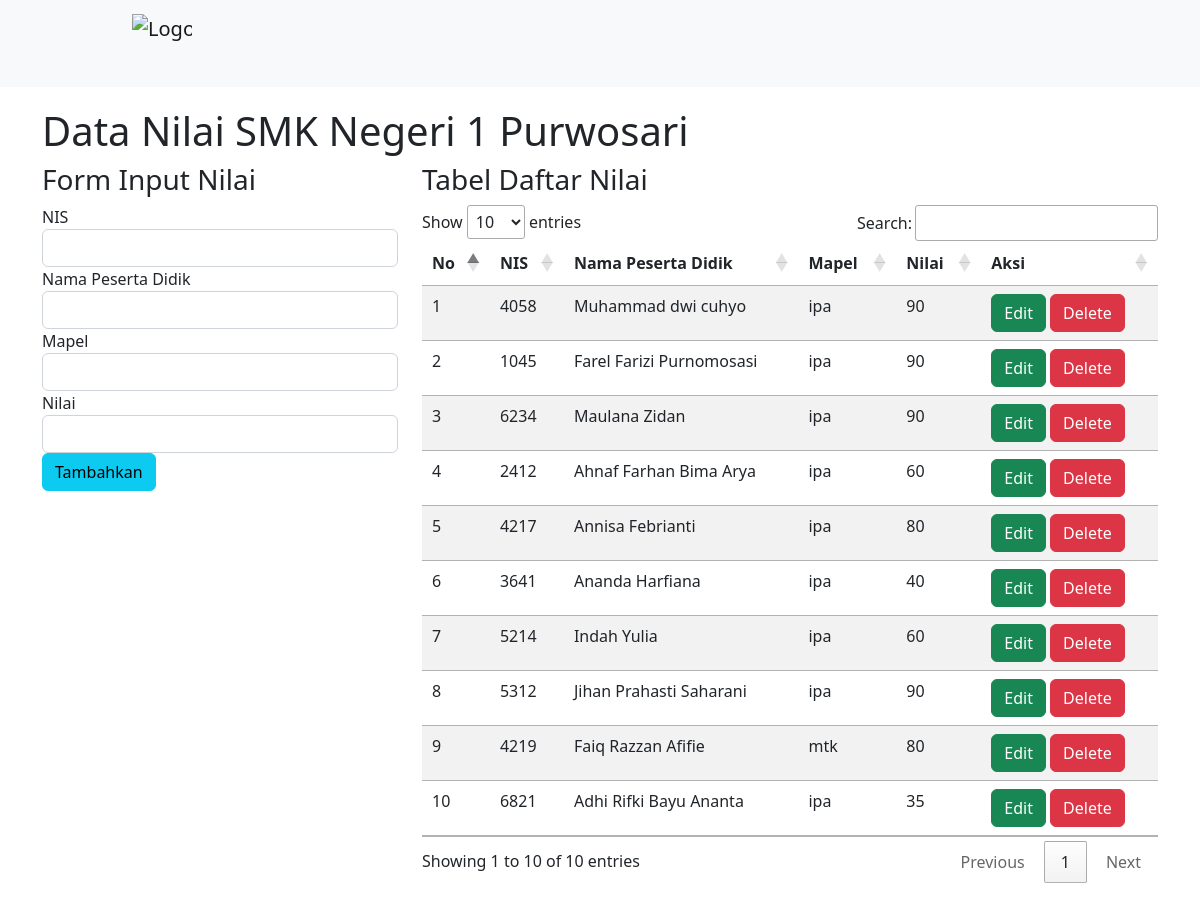
The app's page /home.php with its own data.
### tables this page shows
CREATE TABLE `nilai_mapel` (
  `id_nilai` int(11) NOT NULL,
  `NIS` varchar(100) NOT NULL,
  `nama` varchar(100) NOT NULL,
  `mapel` varchar(50) NOT NULL,
  `nilai` varchar(100) NOT NULL
);

### formatharga/lib.php (called while the page is built)
<?php
function nilai($nilai){
	$nilai = "" . number_format($nilai);
	return $nilai;
}
?>

### home.php (the view, shortened to what this page needs)
<!DOCTYPE html>
<html lang="en">
<head>
	<link href="https://cdn.jsdelivr.net/npm/bootstrap@5.2.1/dist/css/bootstrap.min.css" rel="stylesheet">
	<link rel="stylesheet" type="text/css" href="//cdn.datatables.net/1.10.11/css/jquery.dataTables.min.css">
</head>
<body>
   <?php
	include ('./formatharga/lib.php');
	?>
	<?php
	include('dbconnect.php');
	$query = "SELECT * FROM nilai_mapel";
	$result = mysqli_query($conn , $query);
	?>
<nav class="navbar bg-light">
  <div class="container-fluid" style="margin-left: 7.5rem">
    <a class="navbar-brand">
      <img src="SMK.jpg" alt="Logo" width="60" height="60" class="d-inline-block align-text-top">
    </a>
  </div>
</nav>
	<div class="container" style="margin-top: 20px; padding-bottom: 20px;">
		<h1>Data Nilai SMK Negeri 1 Purwosari</h1>
		<div class="row">
			<div class="col-sm-4">
				<h3>Form Input Nilai</h3>
				<form role="form" action="insert.php" method="post">
					<div class="form-group">
						<label>NIS</label>
						<input type="text" name="NIS" class="form-control">
					</div>
					<div class="form-group">
						<label>Nama Peserta Didik</label>
						<input type="text" name="nama" class="form-control">
					</div>
					<div class="form-group">
						<label>Mapel</label>
						<input type="text" name="mapel" class="form-control">
					</div>
					<div class="form-group">
						<label>Nilai</label>
						<input type="text" name="nilai" class="form-control">
					</div>
					<button type="submit" class="btn btn-info btn-block">Tambahkan</button>
				</form>
			</div>
			<div class="col-sm-8">
				<h3>Tabel Daftar Nilai</h3>
				<table class="table table-striped table-hover dtabel">
					<thead>
						<tr>
							<th>No</th>
							<th>NIS</th>
							<th>Nama Peserta Didik</th>
							<th>Mapel</th>
							<th>Nilai</th>
							<th>Aksi</th>
						</tr>
					</thead>
					<tbody>
						<?php
							$no = 1;
							while ($row = mysqli_fetch_assoc($result)) {
						?>
						<tr>
							<td><?php echo $no++; ?></td>
							<td><?php echo $row['NIS']; ?></td>
							<td><?php echo $row['nama']; ?></td>
							<td><?php echo $row['mapel']; ?></td>
							<td><?php echo nilai ($row['nilai']); ?></td>
							<td>
								<a href="editform.php?id=<?php echo $row['id_nilai'];?>" class="btn btn-success" role="button">Edit</a>
								<a href="delete.php?id=<?php echo $row['id_nilai']?>" class="btn btn-danger" role="button">Delete</a>
							</td>
						</tr>
						<?php
							}
						?>
					</tbody>
				</table>
			</div>
		</div>
	</div>
</body>
</html>

### records on screen
nilai_mapel: NIS "4058", nama "Muhammad dwi cuhyo", mapel "ipa", nilai "90"
nilai_mapel: NIS "1045", nama "Farel Farizi Purnomosasi", mapel "ipa", nilai "90"
nilai_mapel: NIS "6234", nama "Maulana Zidan", mapel "ipa", nilai "90"
nilai_mapel: NIS "2412", nama "Ahnaf Farhan Bima Arya", mapel "ipa", nilai "60"
nilai_mapel: NIS "4217", nama "Annisa Febrianti", mapel "ipa", nilai "80"
nilai_mapel: NIS "3641", nama "Ananda Harfiana", mapel "ipa", nilai "40"
nilai_mapel: NIS "5214", nama "Indah Yulia", mapel "ipa", nilai "60"
nilai_mapel: NIS "5312", nama "Jihan Prahasti Saharani", mapel "ipa", nilai "90"
nilai_mapel: NIS "4219", nama "Faiq Razzan Afifie", mapel "mtk", nilai "80"
nilai_mapel: NIS "6821", nama "Adhi Rifki Bayu Ananta", mapel "ipa", nilai "35"
